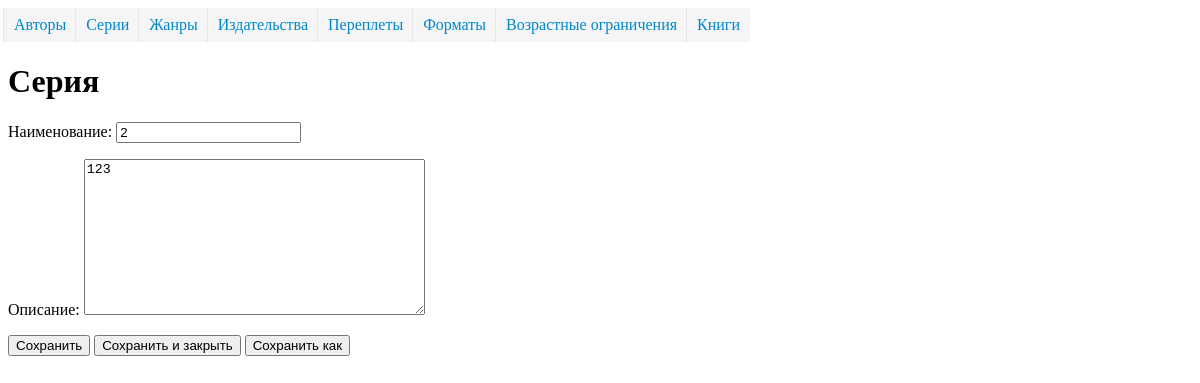
Before: /directory/serie/u/8/ with the older database file.
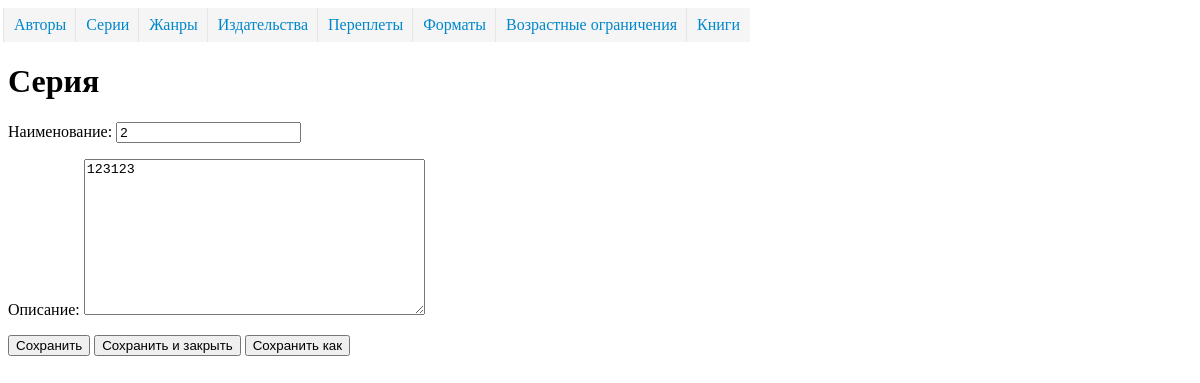
After: the same page with the newer database file.
### dimensionsapp/models.py (models this page shows, shortened)
class Dimension(models.Model):
    name = models.CharField("Наименование", max_length=50, unique=True)
    description = models.TextField("Описание", blank=True, )
    class Meta:
        abstract = True
        ordering = ['name']

class Serie(Dimension):
    class Meta(Dimension.Meta):
        verbose_name = 'серия'
        verbose_name_plural = 'серии'

### dimensionsapp/views.py (the view, shortened to what this page needs)
class SerieUpdateView(UpdateView):
    model = Serie
    form_class = SerieModel

### dimensionsapp/form.py
class SerieModel(forms.ModelForm):
    class Meta:
        model = Serie
        fields = '__all__'

### templates/dimensionsapp/serie_form.html (shortened to what this page needs)
{% extends 'dimension_create.html' %}
{% block maincaption %}Серия{% endblock %}
{% block saveas_url %}{% url 'serie_create' %}{% endblock %}

### templates/dimension_create.html (shortened to what this page needs)
<!DOCTYPE html>
<html lang="ru">
<head>
    {% load static %}
    <link rel="stylesheet" href="{% static "css/stylesheet.css" %}">
</head>
<body>
    {% include 'menu.html' %}
    <h1>{% block maincaption %}Title{% endblock %}</h1>
    {% block dimension %}
      <form method="post" action="">
        {% block dimension_form %}
            {{ form.as_p }}
        {% endblock %}
        <button type="submit" name="save">Сохранить</button>
        <button type="submit" name="save-and-close"> Сохранить и закрыть</button>
        {% if object %}
          {% block saveas_button %}
            <button type="submit" name="save-as" formaction="{% block saveas_url %}{% url 'format_book_create' %}{% endblock %}">Сохранить как</button>
          {% endblock %}
        {% endif %}
      </form>
    {% endblock %}
</body>
</html>

Changed rows visible on the page:
changed Serie: description "123" → "123123"
